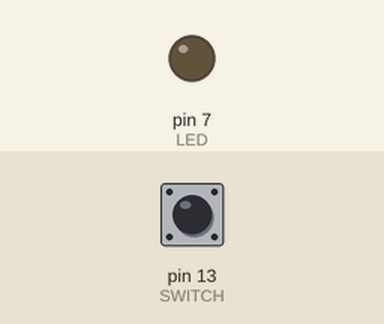
This sketch was run on a simulated Arduino Uno, built with avr-gcc and run on an emulated ATmega328P. Parts: output pins drawn as LEDs (lit = HIGH). The test bench sets the inputs (shaded band); at power-on: pin 13 (SWITCH) LOW.

Above: at 1.2 s.
1.3 s: pin 13 (SWITCH) pulled HIGH for 0.15 s
At 1.8 s:
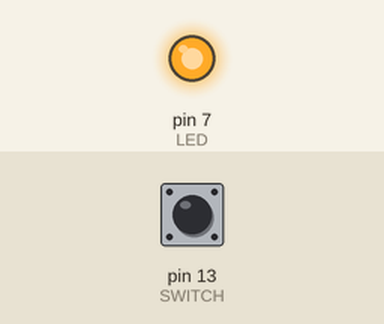
2.9 s: pin 13 (SWITCH) pulled HIGH for 1 s
At 4.2 s:
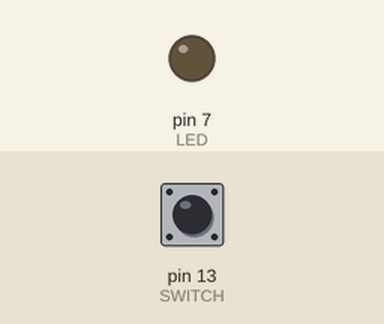
5.4 s: pin 13 (SWITCH) pulled HIGH for 3.2 s
At 6.1 s:
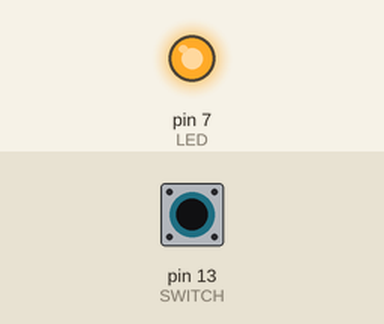
Timing chart, 0 to 8.4 s (numbered marks = the images above; inputs shaded):
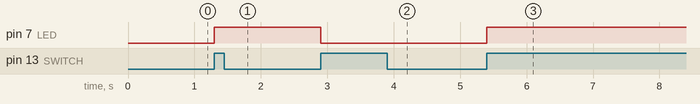

The sketch:

SaveStatus.ino
```cpp
#define LED 7
#define SWITCH 13

boolean isLEDOn = false;
boolean isSwitchOn = false;

void setup() {
  pinMode(LED, OUTPUT);
  pinMode(SWITCH, INPUT);
}

void loop() {
  if(digitalRead(SWITCH) && !isSwitchOn){
    if (isLEDOn){
      isLEDOn = false;
      digitalWrite(LED, LOW);
    } else {
      isLEDOn = true;
      digitalWrite(LED,HIGH);
    }
  }
  isSwitchOn = digitalRead(SWITCH);
}
```

Measured:
- after the input at 1.3 s, pin 7 (LED): LOW → HIGH at once
- after the input at 2.9 s, pin 7 (LED): HIGH → LOW at once
- after the input at 5.4 s, pin 7 (LED): LOW → HIGH at once
